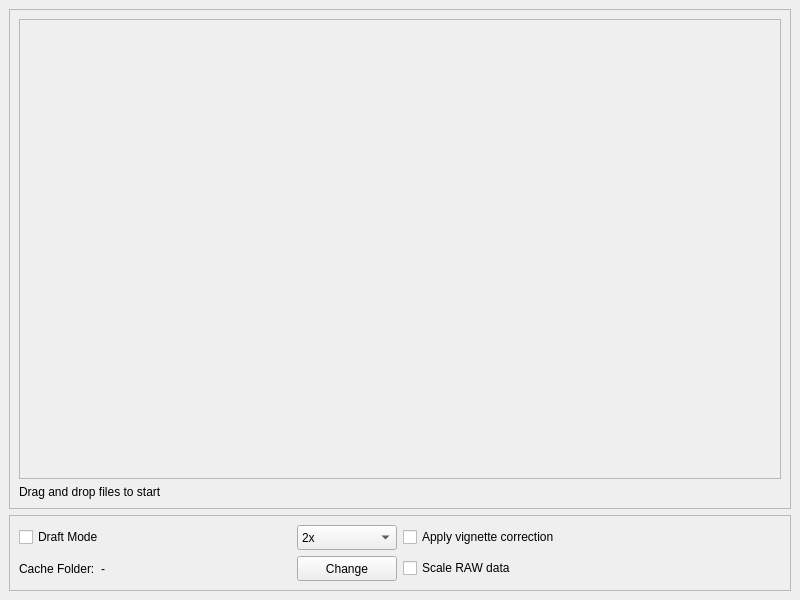
<?xml version="1.0" encoding="UTF-8"?>
<ui version="4.0">
 <class>MainWindow</class>
 <widget class="QMainWindow" name="MainWindow">
  <property name="geometry">
   <rect>
    <x>0</x>
    <y>0</y>
    <width>800</width>
    <height>600</height>
   </rect>
  </property>
  <property name="windowTitle">
   <string>MotionCam FS</string>
  </property>
  <widget class="QWidget" name="centralwidget">
   <layout class="QVBoxLayout" name="verticalLayout">
    <item>
     <widget class="QFrame" name="dropArea">
      <property name="frameShape">
       <enum>QFrame::Shape::StyledPanel</enum>
      </property>
      <property name="frameShadow">
       <enum>QFrame::Shadow::Raised</enum>
      </property>
      <layout class="QVBoxLayout" name="verticalLayout_2">
       <item>
        <widget class="QScrollArea" name="dragAndDropScrollArea">
         <property name="widgetResizable">
          <bool>true</bool>
         </property>
         <property name="alignment">
          <set>Qt::AlignmentFlag::AlignLeading|Qt::AlignmentFlag::AlignLeft|Qt::AlignmentFlag::AlignTop</set>
         </property>
         <widget class="QWidget" name="scrollAreaWidgetContents">
          <property name="geometry">
           <rect>
            <x>0</x>
            <y>0</y>
            <width>772</width>
            <height>480</height>
           </rect>
          </property>
          <layout class="QVBoxLayout" name="verticalLayout_3">
           <property name="spacing">
            <number>5</number>
           </property>
           <item>
            <spacer name="verticalSpacer">
             <property name="orientation">
              <enum>Qt::Orientation::Vertical</enum>
             </property>
             <property name="sizeHint" stdset="0">
              <size>
               <width>20</width>
               <height>40</height>
              </size>
             </property>
            </spacer>
           </item>
          </layout>
         </widget>
        </widget>
       </item>
       <item>
        <widget class="QLabel" name="dragAndDropLabel">
         <property name="text">
          <string>Drag and drop files to start</string>
         </property>
        </widget>
       </item>
      </layout>
     </widget>
    </item>
    <item>
     <widget class="QFrame" name="globalSettings">
      <property name="frameShape">
       <enum>QFrame::Shape::StyledPanel</enum>
      </property>
      <property name="frameShadow">
       <enum>QFrame::Shadow::Raised</enum>
      </property>
      <layout class="QGridLayout" name="gridLayout">
       <item row="1" column="1">
        <widget class="QCheckBox" name="scaleRawCheckBox">
         <property name="enabled">
          <bool>true</bool>
         </property>
         <property name="text">
          <string>Scale RAW data</string>
         </property>
        </widget>
       </item>
       <item row="1" column="0">
        <layout class="QHBoxLayout" name="cacheLayout">
         <item>
          <widget class="QLabel" name="descCacheFolder">
           <property name="sizePolicy">
            <sizepolicy hsizetype="Preferred" vsizetype="Preferred">
             <horstretch>0</horstretch>
             <verstretch>0</verstretch>
            </sizepolicy>
           </property>
           <property name="text">
            <string>Cache Folder:</string>
           </property>
          </widget>
         </item>
         <item>
          <widget class="QLabel" name="cacheFolderLabel">
           <property name="sizePolicy">
            <sizepolicy hsizetype="Preferred" vsizetype="Preferred">
             <horstretch>1</horstretch>
             <verstretch>0</verstretch>
            </sizepolicy>
           </property>
           <property name="text">
            <string>-</string>
           </property>
          </widget>
         </item>
         <item>
          <widget class="QPushButton" name="changeCacheBtn">
           <property name="minimumSize">
            <size>
             <width>100</width>
             <height>25</height>
            </size>
           </property>
           <property name="text">
            <string>Change</string>
           </property>
          </widget>
         </item>
        </layout>
       </item>
       <item row="0" column="1">
        <widget class="QCheckBox" name="vignetteCorrectionCheckBox">
         <property name="enabled">
          <bool>true</bool>
         </property>
         <property name="text">
          <string>Apply vignette correction</string>
         </property>
        </widget>
       </item>
       <item row="0" column="0">
        <layout class="QHBoxLayout" name="draftLayout">
         <item>
          <widget class="QCheckBox" name="draftModeCheckBox">
           <property name="sizePolicy">
            <sizepolicy hsizetype="Minimum" vsizetype="Fixed">
             <horstretch>1</horstretch>
             <verstretch>0</verstretch>
            </sizepolicy>
           </property>
           <property name="text">
            <string>Draft Mode</string>
           </property>
          </widget>
         </item>
         <item>
          <widget class="QComboBox" name="draftQuality">
           <property name="minimumSize">
            <size>
             <width>100</width>
             <height>25</height>
            </size>
           </property>
           <item>
            <property name="text">
             <string>2x</string>
            </property>
           </item>
           <item>
            <property name="text">
             <string>4x</string>
            </property>
           </item>
           <item>
            <property name="text">
             <string>8x</string>
            </property>
           </item>
          </widget>
         </item>
        </layout>
       </item>
      </layout>
     </widget>
    </item>
   </layout>
  </widget>
 </widget>
 <resources/>
 <connections/>
</ui>
